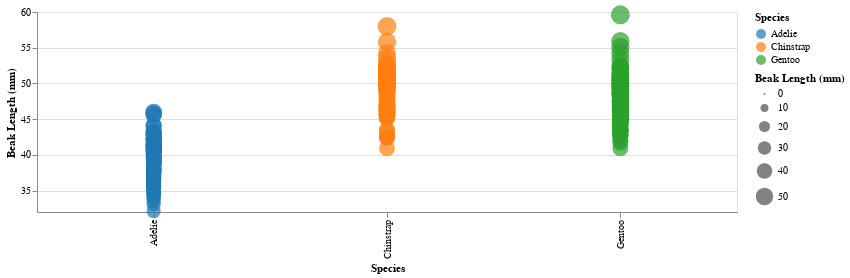

Here is the notebook cell this chart was saved with:
### Markdown cell above
##### Colr Hue

### Code cell
alt.Chart(data).mark_circle().encode(
    x = alt.X('Species:N'),
    y = alt.Y('Beak Length (mm):Q', scale=alt.Scale(zero=False)),
    color = alt.Color('Species:N', scale=alt.Scale(scheme='category10')),
    size = 'Beak Length (mm):Q'
).properties(height=200, width=700)

### Figure 1 — Vega-Lite specification as saved in the notebook (floating-point values rounded to 4 significant figures; data arrays with more than 128 entries replaced by an {"elided": "..."} marker saying what was removed)
{"config": {"view": {"continuousWidth": 400, "continuousHeight": 300}}, "data": {"name": "data-fe71607a42dbd7cdd20b91354e9016c1"}, "mark": "circle", "encoding": {"color": {"type": "nominal", "field": "Species", "scale": {"scheme": "category10"}}, "size": {"type": "quantitative", "field": "Beak Length (mm)"}, "x": {"type": "nominal", "field": "Species"}, "y": {"type": "quantitative", "field": "Beak Length (mm)", "scale": {"zero": false}}}, "height": 200, "width": 700, "$schema": "https://vega.github.io/schema/vega-lite/v4.8.1.json", "datasets": {"data-fe71607a42dbd7cdd20b91354e9016c1": {"elided": "344 records"}}}
